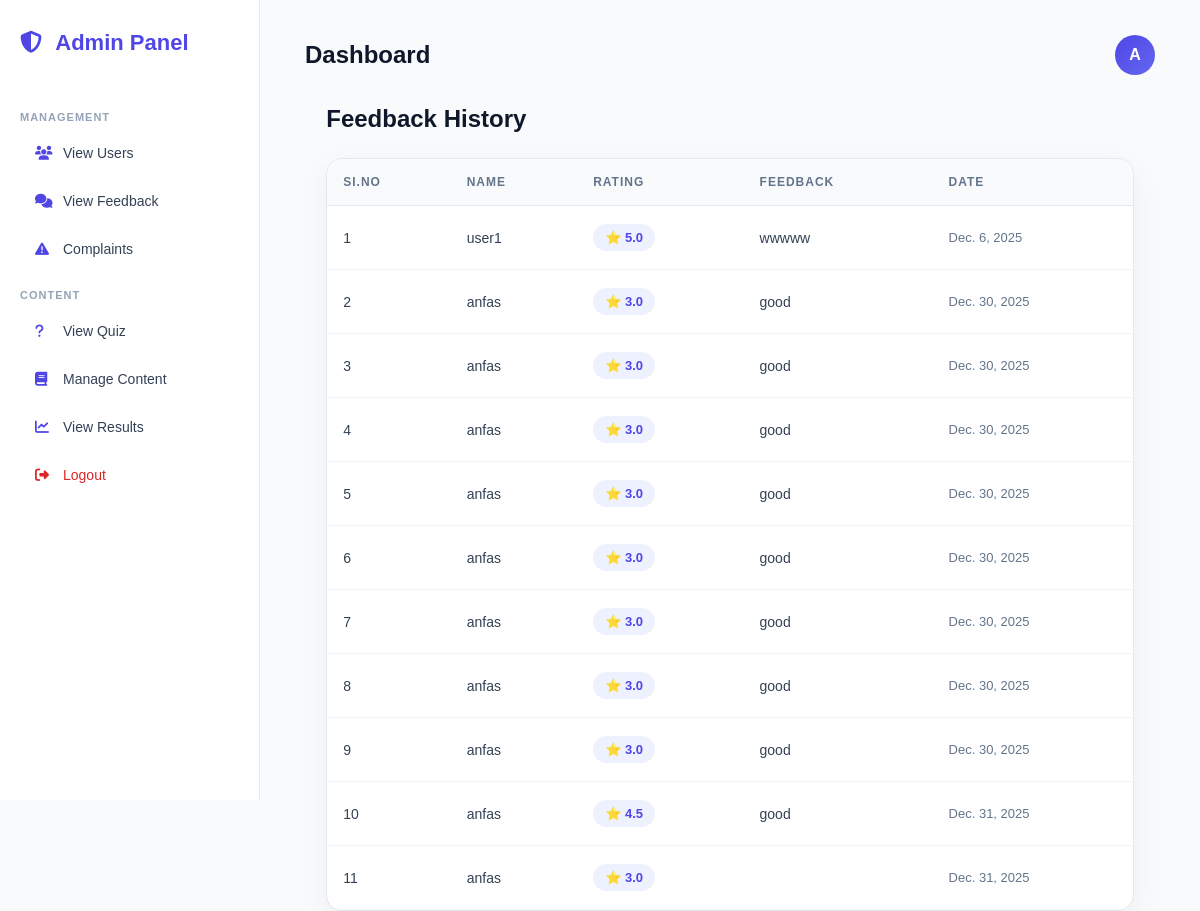
The app's page /ViewFeedback/, older data.
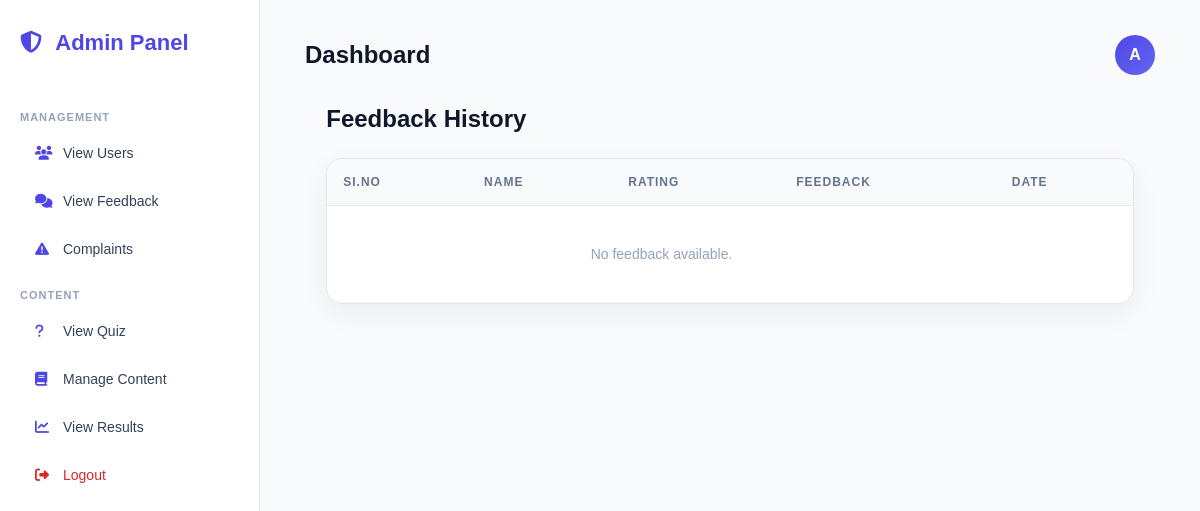
The same page, newer data.
### CyberAwarnessGameApp/models.py (models this page shows)
class FeedbackTable(models.Model):
    User = models.ForeignKey(UserTable, on_delete=models.CASCADE)
    Feedback = models.TextField(blank=True, null=True)
    Rating = models.FloatField(blank=True, null=True)
    Date = models.DateField(auto_now_add=True)

class UserTable(models.Model):
    login = models.ForeignKey(LoginTable, on_delete=models.CASCADE)
    Name= models.CharField(max_length=300, blank=True, null=True)
    Emailid = models.EmailField(max_length=500, blank=True, null=True)
    PhoneNumber= models.CharField(max_length=150, blank=True, null=True)
    profileImage=models.FileField(upload_to='profile/', null=True, blank=True)

### CyberAwarnessGameApp/views.py (the view)
# urls.py: path('ViewFeedback/', views.ViewFeedback.as_view(), name='ViewFeedback'),
class ViewFeedback(View):
    def get(self, request):
        feedbacks = FeedbackTable.objects.all()
        return render(request, 'view_feedback.html', {'a': feedbacks})

### templates/view_feedback.html (shortened to what this page needs)
{% extends "admin_home.html" %}
{% block content %}
<div class="page-header">
    <h2>Feedback History</h2>
</div>
<div class="table-wrapper">
    <table>
        <thead>
            <tr>
                <th>SI.No</th>
                <th>Name</th>
                <th>Rating</th>
                <th>Feedback</th>
                <th>Date</th>
            </tr>
        </thead>
        <tbody>
            {% for i in a %}
            <tr>
                <td>{{ forloop.counter }}</td>
                <td>{{ i.User.Name }}</td>
                <td>
                    <span class="rating-badge">
                        ⭐ {{ i.Rating }}
                    </span>
                </td>
                <td>{{ i.Feedback }}</td>
                <td class="date-text">{{ i.Date }}</td>
            </tr>
            {% empty %}
            <tr>
                <td colspan="4" class="empty-row">
                    No feedback available.
                </td>
            </tr>
            {% endfor %}
        </tbody>
    </table>
</div>
{% endblock %}

Row changes from the older to the newer data that the page shows:
removed FeedbackTable: User.Name "user1", Rating "5.0", Feedback "wwwww", Date "Dec. 6, 2025"
removed FeedbackTable: User.Name "anfas", Rating "3.0", Feedback "good", Date "Dec. 30, 2025"
removed FeedbackTable: User.Name "anfas", Rating "3.0", Feedback "good", Date "Dec. 30, 2025"
removed FeedbackTable: User.Name "anfas", Rating "3.0", Feedback "good", Date "Dec. 30, 2025"
removed FeedbackTable: User.Name "anfas", Rating "3.0", Feedback "good", Date "Dec. 30, 2025"
removed FeedbackTable: User.Name "anfas", Rating "3.0", Feedback "good", Date "Dec. 30, 2025"
removed FeedbackTable: User.Name "anfas", Rating "3.0", Feedback "good", Date "Dec. 30, 2025"
removed FeedbackTable: User.Name "anfas", Rating "3.0", Feedback "good", Date "Dec. 30, 2025"
removed FeedbackTable: User.Name "anfas", Rating "3.0", Feedback "good", Date "Dec. 30, 2025"
removed FeedbackTable: User.Name "anfas", Rating "4.5", Feedback "good", Date "Dec. 31, 2025"
removed FeedbackTable: User.Name "anfas", Rating "3.0", Date "Dec. 31, 2025"
Text that changed along with them:
text now shown: "No feedback available."
